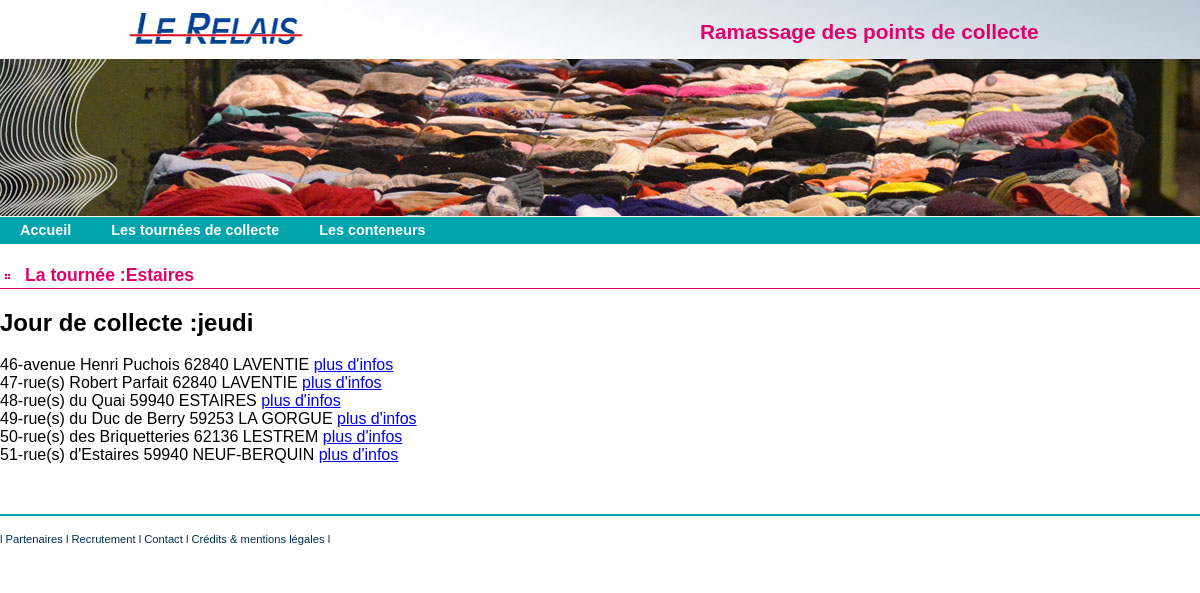
The page /index.php/C_tournee/detail/6 on the database its author committed.
### tables this page shows
CREATE TABLE `tourneestandard` (
  `Id` int(10) NOT NULL,
  `CamionId` int(10) NOT NULL,
  `Nom` varchar(255) NOT NULL,
  `JourCollecte` varchar(255) DEFAULT NULL
);

CREATE TABLE `conteneur` (
  `Id` int(10) NOT NULL,
  `TourneeStandardId` int(10) DEFAULT NULL,
  `AddrEmplacement` varchar(255) DEFAULT NULL,
  `LatLng` varchar(255) DEFAULT NULL,
  `RefSigfox` varchar(255) DEFAULT NULL,
  `CoefSurface` float DEFAULT NULL,
  `VolumeMax` float DEFAULT NULL,
  `VolumeMesureActuel` float DEFAULT NULL,
  `DateDerniereCollecte` date DEFAULT NULL
);

### application/controllers/C_tournee.php (called while the page is built, shortened)
<?php
class C_tournee extends CI_Controller {
    public function detail(){
        $this->load->helper("url");
        $data['title'] = "Detail";
        $this->load->model('M_tournee');
        $array_resultat = $this->M_tournee->select_detail_by_tournee($this->uri->segment(3));
        $data['result'] = $array_resultat;
        $page = $this->load->view('tournees/V_detail_tournee', $data, true);
        $this->load->view('commun/V_template', array('contenu' => $page));
    }
}

### index.php (called while the page is built, shortened)
<?php
require_once BASEPATH.'core/CodeIgniter.php';

### application/models/M_tournee.php (called while the page is built, shortened)
<?php
class M_tournee extends CI_Model {
    public function select_detail_by_tournee($idtournee) {
        $query = $this->db->select('conteneur.Id, conteneur.AddrEmplacement, tourneestandard.Nom, tourneestandard.JourCollecte')
                ->from('conteneur, tourneestandard')
                ->where('conteneur.TourneeStandardId = tourneestandard.Id')
                ->where('tourneestandard.Id = '.$idtournee)
                ->get();
        return $query->result_array();
    }
}

### application/views/tournees/V_detail_tournee.php (the view, shortened to what this page needs)
<article>
    <h1>La tournée :<?php echo $result[0]['Nom'] ?> </h1>
    <h2>Jour de collecte :<?php echo $result[0]['JourCollecte'] ?> </h2>
    <?php
    foreach ($result as $row) {
        echo $row['Id'] . "-";
        echo $row['AddrEmplacement'];
        ?>
        <a href="<?php echo site_url("C_conteneur/detail/" . $row['Id']); ?>">plus d'infos</a>
        <?php
        echo "<br/>";
    }
    ?>
</article>

### assets/css/conteneurs.css (style rules this page uses)
body { font: 100% Verdana, Arial, Helvetica, sans-serif; background-color: #FFFFFF; margin: 0; padding: 0; text-align: center; color: #000000; background-image: url(img/back.jpg); background-repeat: no-repeat; background-position: top center; }
article h1 { padding-left: 25px ; line-height: 25px ; font-size: 110% ; background: url(img/puce_h1.png) no-repeat left bottom ; color: rgb(226,1,107) ; border-bottom: 1px solid rgb(226,1,107) ; }
article { clear: both; }

### rows shown on the page
tourneestandard: Nom "Estaires", JourCollecte "jeudi"
conteneur: Id "46", AddrEmplacement "avenue Henri Puchois 62840 LAVENTIE"
conteneur: Id "47", AddrEmplacement "rue(s) Robert Parfait 62840 LAVENTIE"
conteneur: Id "48", AddrEmplacement "rue(s) du Quai 59940 ESTAIRES"
conteneur: Id "49", AddrEmplacement "rue(s) du Duc de Berry 59253 LA GORGUE"
conteneur: Id "50", AddrEmplacement "rue(s) des Briquetteries 62136 LESTREM"
conteneur: Id "51", AddrEmplacement "rue(s) d'Estaires 59940 NEUF-BERQUIN"
